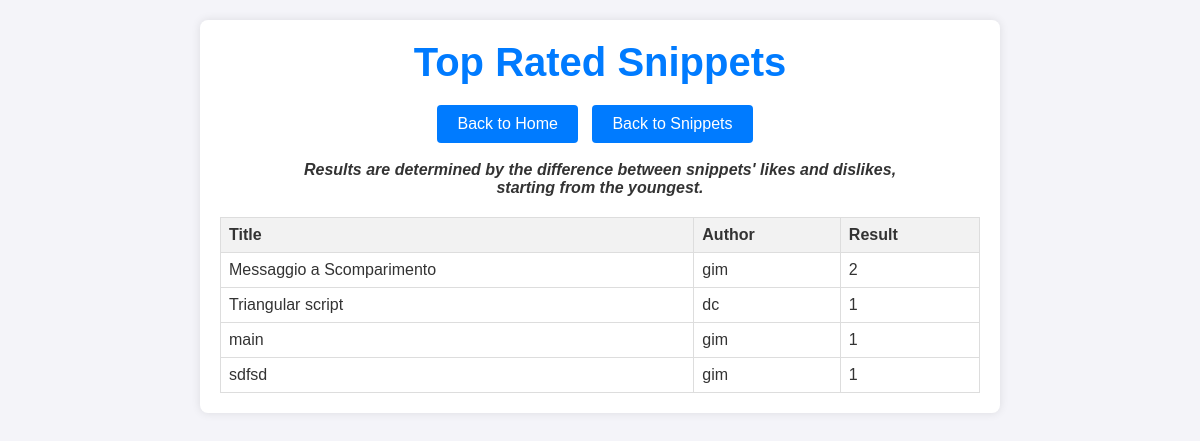
/rates/snippets, run on an earlier commit of the app's database.
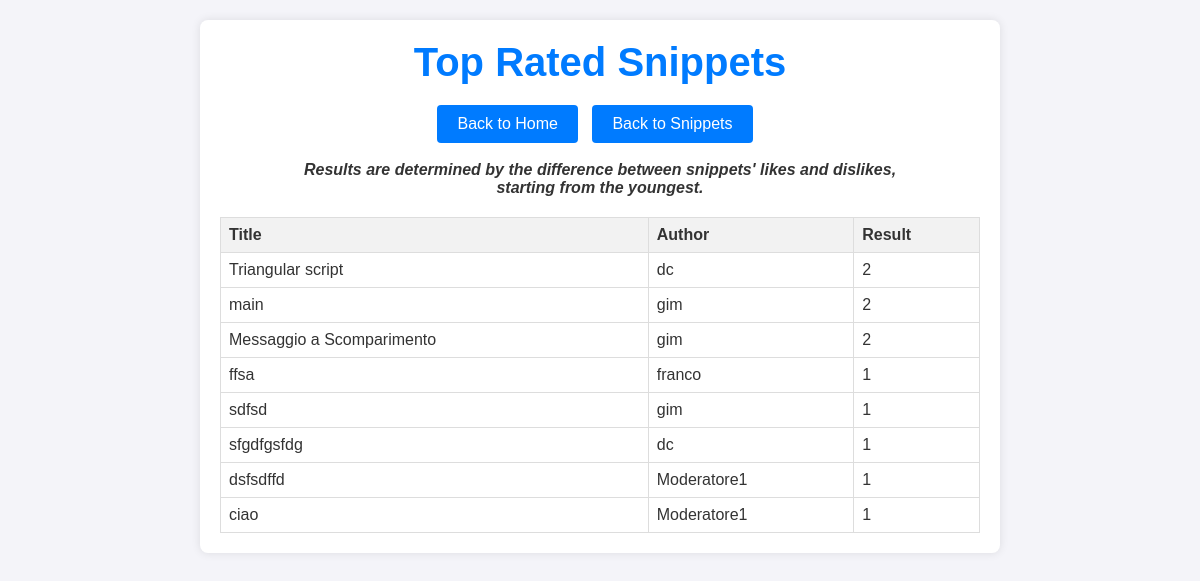
And on a later commit of the database.
### snippets/models.py (models this page shows, shortened)
class Snippet(models.Model):
    title = models.CharField(max_length=255)
    language = models.ForeignKey(Language, related_name='snippets', on_delete=models.CASCADE)
    author = models.ForeignKey(User, related_name='snippets', on_delete=models.CASCADE)
    description = models.TextField()
    description_html = models.TextField(editable=False)
    code = models.TextField()
    highlighted_code = models.TextField(editable=False)
    pub_date = models.DateTimeField(default=timezone.now, editable=False)
    update_date = models.DateTimeField(default=timezone.now, editable=False)
    tags = models.CharField(max_length=255, default='')
    class Meta:
        ordering = ['-pub_date']

### ratings/views.py (the view)
# urls.py: path('snippets', TopRatedSnippetsView, name='top_rated_snippets'),
def TopRatedSnippetsView(request):
    top_snippets = Snippet.objects.annotate(
        total_likes=Count('ratings', filter=Q(ratings__rating='like')),
        total_dislikes=Count('ratings', filter=Q(ratings__rating='dislike'))
    ).annotate(
        popularity_score=F('total_likes') - F('total_dislikes')
    ).order_by('-popularity_score')[:10]  # Retrieve the top 10 snippets based on popularity_score
    popularity_score_arr = []
    for snippet in top_snippets:
        popularity_score = snippet.popularity_score
        if snippet.popularity_score <= 0:
            continue
        popularity_score_arr.append({  # Constructs a dictionary and appends it to "popularity_score_arr"
            'snippet': snippet,
            'popularity_score': popularity_score
        })
    context = {
        'top_snippets': popularity_score_arr  # Uses the proper array with best snippets
    }
    return render(request, 'ratings/templates/top_rated_snippets.html', context)

### ratings/templates/top_rated_snippets.html (shortened to what this page needs)
{% load static %}
<!DOCTYPE html>
<html lang="en">
<head>
    <link rel="stylesheet" href="{% static 'css/popular.css' %}">
</head>
<body>
<div class="container">
    <header>
        <h1>Top Rated Snippets</h1>
        <footer>
            <a href="{% url 'home' %}" class="btn">Back to Home</a>
            <a href="{% url 'snippet_list' %}" class="btn">Back to Snippets</a>
        </footer>
        <address>
            <br>
            <b>
                Results are determined by the difference between snippets' likes and dislikes, <br>starting from the youngest.
            </b>
        </address>
    </header>
    <main>
        <table>
            <thead>
            <tr>
                <th>Title</th>
                <th>Author</th>
                <th>Result</th>
            </tr>
            </thead>
            <tbody>
            {% for item in top_snippets %}
                <tr>
                    {% if item.popularity_score > 0 %}
                        <td>{{ item.snippet.title }}</td>
                        <td>{{ item.snippet.author }}</td>
                        <td>{{ item.popularity_score }}</td>
                    {% endif %}
                </tr>
            {% empty %}
                <tr>
                    <td colspan="3">No snippets found...</td>
                </tr>
            {% endfor %}
            </tbody>
        </table>
    </main>
</div>
</body>
</html>

### static/css/popular.css (style rules this page uses)
* { margin: 0; padding: 0; box-sizing: border-box; }
body { font-family: Arial, sans-serif; background-color: #f0f0f0; padding: 20px; }
.container { max-width: 800px; margin: 0 auto; }
header { text-align: center; margin-bottom: 20px; }
header h1 { font-size: 32px; color: #333; }
main table { width: 100%; border-collapse: collapse; margin-top: 20px; background-color: #fff; }
main th, main td { border: 1px solid #ddd; padding: 8px; text-align: left; }
main th { background-color: #f2f2f2; }

### ratings/templates/top_rated_snippets.html (style rules this page uses)
body { font-family: Arial, sans-serif; background-color: #f4f4f9; color: #333; margin: 0; padding: 0; }
.container { max-width: 800px; margin: 20px auto; padding: 20px; background-color: #fff; box-shadow: 0 0 10px rgba(0, 0, 0, 0.1); border-radius: 8px; }
header { text-align: center; margin-bottom: 20px; }
header h1 { font-size: 2.5em; margin: 0; color: #007BFF; }
footer { margin-top: 20px; text-align: center; }
footer .btn { display: inline-block; margin-right: 10px; padding: 10px 20px; text-decoration: none; color: #fff; background-color: #007BFF; border-radius: 4px; transition: background-color 0.3s; }
main table { width: 100%; border-collapse: collapse; margin-top: 20px; }
main th, main td { border: 1px solid #ddd; padding: 8px; text-align: left; }
main th { background-color: #f2f2f2; }

What changed in the data, as far as the page shows it:
computed for Snippet "Triangular script": popularity_score "1" → "2"
changed Snippet "main": popularity_score "1" → "2"
shown differently, row unchanged: Snippet "Messaggio a Scomparimento": moves down the list
added Snippet: snippet "ffsa", snippet.author "franco", popularity_score "1"
added Snippet: snippet "sfgdfgsfdg", snippet.author "dc", popularity_score "1"
added Snippet: snippet "dsfsdffd", snippet.author "Moderatore1", popularity_score "1"
added Snippet: snippet "ciao", snippet.author "Moderatore1", popularity_score "1"
